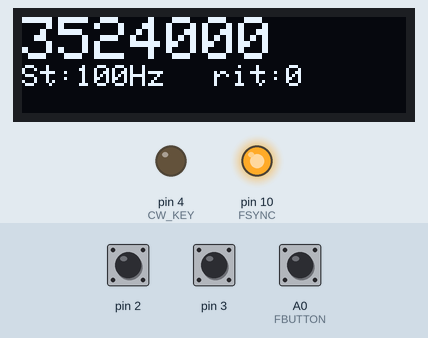
Simulated run of this sketch. Board: Arduino Nano, built with avr-gcc and run on an emulated ATmega328P. On the bench: 128×32 one-colour display, output pins drawn as LEDs (lit = HIGH). The test bench sets the inputs (shaded band); at power-on: A0 (FBUTTON) HIGH, pin 2 HIGH, pin 3 HIGH. The display library's start-up logo is not drawn; what the sketch prints to the serial monitor is not drawn.

Above: at 1.4 s.
1.5 s: A0 (FBUTTON) pulled LOW for 1 s
At 2.18 s:
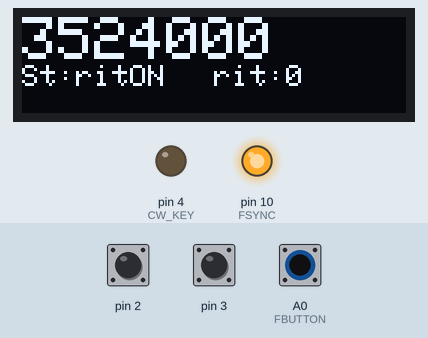
4.0 s: A0 (FBUTTON) pulled LOW for 0.15 s
At 4.8 s:
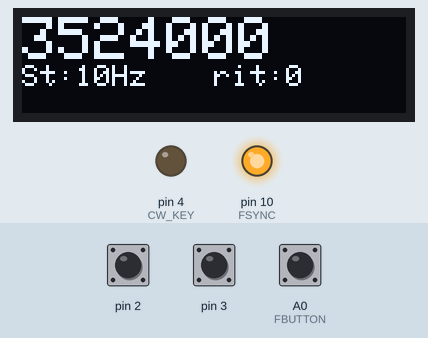
Timing chart, 0 to 7.0 s (numbered marks = the images above; inputs shaded):
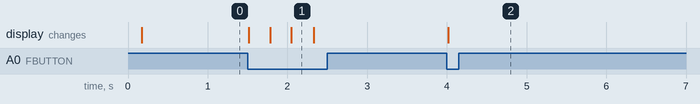

The sketch:

AD9833xCW3__3_.ino
```cpp
// (licence header left out)
// Include the library code
#include <SPI.h>
#include <Wire.h>
#include <rotary.h>
#include <Adafruit_SSD1306.h>
#define OLED_RESET 5   //12
Adafruit_SSD1306 display(OLED_RESET);

//Setup some items
const int SINE = 0x2000;                    // Define AD9833's waveform register value.
const int SQUARE = 0x2028;                  // When we update the frequency, we need to
const int TRIANGLE = 0x2002;                // define the waveform when we end writing.

int wave = 0;
int waveType = SQUARE;
int wavePin = 7;

#define CW_TIMEOUT (600l) // in milliseconds, this is the parameter that determines how long the tx will hold between cw key downs
unsigned long cwTimeout = 0;     //keyer var - dead operator control
#define TX_RX (12)          // mute + (+12V) relay - antenna switch relay TX/RX, and +V in TX for PA - RF Amplifier (2 sided 2 possition relay)
#define CW_KEY (4)   // KEY output pin - in Q7 transistor colector (+5V when keyer down for RF signal modulation) (in Minima to enable sidetone generator on)
#define FBUTTON (A0)       // tuning step freq CHANGE from 1Hz to 1MHz step for single rotary encoder possition
#define ANALOG_KEYER (A1)  // KEYER input - for analog straight key
#define BTNDEC (A2)        // BAND CHANGE BUTTON from 1,8 to 29 MHz - 11 bands
char inTx = 0;     // trx in transmit mode temp var
char keyDown = 1;   // keyer down temp vat

const int FSYNC = 10;                       // Standard SPI pins for the AD9833 waveform generator.
const int CLK = 13;                         // CLK and DATA pins are shared with the TFT display.
const int DATA = 11;
const float refFreq = 25000000.0;           // On-board crystal reference frequency

#define pulseHigh(pin) {digitalWrite(pin, HIGH); digitalWrite(pin, LOW); }
Rotary r = Rotary(3,2); // sets the pins for rotary encoder uses.  Must be interrupt pins.

//unsigned long xit=1200; // RIT +600 Hz
unsigned long rx=3524000; // Starting frequency of VFO
unsigned long rx2=1; // temp variable to hold the updated frequency
unsigned long rxof=800; //800
unsigned long freqIF=6000000;
//unsigned long rxif=(freqIF-rxof); // IF freq, will be summed with vfo freq - rx variable, my xtal filter now is made from 6 MHz xtals
unsigned long rxRIT=0;
int RITon=0;
unsigned long increment = 100; // starting VFO update increment in HZ. tuning step
int buttonstate = 0;   // temp var
String hertz = "100Hz";
int  hertzPosition = 0;

//byte ones,tens,hundreds,thousands,tenthousands,hundredthousands,millions ;  //Placeholders
String freq; // string to hold the frequency

// buttons temp var
int BTNdecodeON = 0;
int BTNinc = 1; // set number of default band minus 1

// start variable setup

void setup() {

//set up the pins in/out and logic levels

pinMode(TX_RX, OUTPUT);
digitalWrite(TX_RX, LOW);

pinMode(CW_KEY, OUTPUT);
digitalWrite(CW_KEY, LOW);

pinMode(BTNDEC,INPUT);    // band change button
digitalWrite(BTNDEC,HIGH);    // level

pinMode(FBUTTON,INPUT); // Connect to a button that goes to GND on push - rotary encoder push button - for FREQ STEP change
digitalWrite(FBUTTON,HIGH);  //level

// Initialize the Serial port so that we can use it for debugging
Serial.begin(115200);

// Can't set SPI MODE here because the display and the AD9833 use different MODES.
SPI.begin();
delay(50);

  AD9833reset();                                   // Reset AD9833 module after power-up.
  delay(50);
  AD9833setFrequency((rx+freqIF), SQUARE);                  // Set the frequency and Sine Wave output

  Serial.println("Start VFO ver 12.0");

  // by default, we'll generate the high voltage from the 3.3v line internally! (neat!)
  display.begin(SSD1306_SWITCHCAPVCC, 0x3C);  // initialize with the I2C address 0x3C (for oled 128x32)

  // Show image buffer on the display hardware.
  // Since the buffer is intialized with an Adafruit splashscreen
  // internally, this will display the splashscreen.
  display.display();

  // Clear the buffer.
	display.clearDisplay();
	display.setTextSize(2);
	display.setTextColor(WHITE);
	display.setCursor(0,0);
	display.println(rx);
	display.setTextSize(1);
	display.setCursor(0,16);
	display.print("St:");display.print(hertz);
	display.setCursor(64,16);
	display.print("rit:");display.print(rxRIT);
	display.display();

   //  rotary
  PCICR |= (1 << PCIE2);
  PCMSK2 |= (1 << PCINT18) | (1 << PCINT19);
  sei();

    AD9833setFrequency((rx+freqIF), SQUARE);     // Set AD9833 to frequency and selected wave type.
    delay(50);
}

///// START LOOP - MAIN LOOP

void loop() {
//	checkCW();   		// when pres keyer
//	checkBTNdecode();  // BAND change

// freq change
  if ((rx != rx2) || (RITon == 1)){
      showFreq();
      AD9833setFrequency((rx+freqIF), SQUARE);     // Set AD9833 to frequency and selected wave type.
      Serial.println(rx);
      rx2 = rx;
      }

//  step freq change + RIT ON/OFF
  buttonstate = digitalRead(FBUTTON);
  if(buttonstate == LOW) {
        setincrement();
    };

}
/// END of main loop ///
/// ===================================================== END ============================================


/// START EXTERNAL FUNCTIONS

ISR(PCINT2_vect) {
  unsigned char result = r.process();
if (result) {
	if (RITon==0){
		if (result == DIR_CW){rx=rx+increment;}
		else {rx=rx-increment;}
	}
	if (RITon==1){
		if (result == DIR_CW){
		  rxRIT=rxRIT+50;
		  }
		else {
		  rxRIT=rxRIT-50;
	 	  }
  }
}
}

// step increments for rotary encoder button
void setincrement(){
  if(increment == 0){increment = 1; hertz = "1Hz"; hertzPosition=0;RITon=0;}
  else if(increment == 1){increment = 10; hertz = "10Hz"; hertzPosition=0;RITon=0;}
  else if(increment == 10){increment = 50; hertz = "50Hz"; hertzPosition=0;RITon=0;}
  else if (increment == 50){increment = 100;  hertz = "100Hz"; hertzPosition=0;RITon=0;}
  else if (increment == 100){increment = 500; hertz="500Hz"; hertzPosition=0;RITon=0;}
  else if (increment == 500){increment = 1000000; hertz="1Mhz"; hertzPosition=0;RITon=0;}
  else{increment = 0; hertz = "ritON"; hertzPosition=0; RITon=1;};
  showFreq();
  delay(250); // Adjust this delay to speed up/slow down the button menu scroll speed.
}

// oled display functions
void showFreq(){
	display.clearDisplay();
	display.setTextSize(2);
	display.setTextColor(WHITE);
	display.setCursor(0,0);
	display.println(rx);
	display.setTextSize(1);
	display.setCursor(0,16);
	display.print("St:");display.print(hertz);
	display.setCursor(64,16);
	display.print("rit:");display.print(rxRIT);
	display.display();
}

// AD9833 documentation advises a 'Reset' on first applying power.
void AD9833reset() {
  WriteRegister(0x100);   // Write '1' to AD9833 Control register bit D8.
  delay(10);
}

// Set the frequency and waveform registers in the AD9833.
void AD9833setFrequency(long frequency, int Waveform) {

  long FreqWord = (frequency * pow(2, 28)) / refFreq;

  int MSB = (int)((FreqWord & 0xFFFC000) >> 14);    //Only lower 14 bits are used for data
  int LSB = (int)(FreqWord & 0x3FFF);

  //Set control bits 15 ande 14 to 0 and 1, respectively, for frequency register 0
  LSB |= 0x4000;
  MSB |= 0x4000;

  WriteRegister(0x2100);
  WriteRegister(LSB);                  // Write lower 16 bits to AD9833 registers
  WriteRegister(MSB);                  // Write upper 16 bits to AD9833 registers.
  WriteRegister(0xC000);               // Phase register
  WriteRegister(Waveform);             // Exit & Reset to SINE, SQUARE or TRIANGLE

}

void WriteRegister(int dat) {

  // Display and AD9833 use different SPI MODES so it has to be set for the AD9833 here.
  SPI.setDataMode(SPI_MODE2);

  digitalWrite(FSYNC, LOW);           // Set FSYNC low before writing to AD9833 registers
  delayMicroseconds(10);              // Give AD9833 time to get ready to receive data.

  SPI.transfer(highByte(dat));        // Each AD9833 register is 32 bits wide and each 16
  SPI.transfer(lowByte(dat));         // bits has to be transferred as 2 x 8-bit bytes.

  digitalWrite(FSYNC, HIGH);          //Write done. Set FSYNC high
}


//  BAND CHANGE !!! band plan - change if need
void checkBTNdecode(){

BTNdecodeON = digitalRead(BTNDEC);
    if(BTNdecodeON == LOW){
         BTNinc = BTNinc + 1;

         if(BTNinc > 11){
              BTNinc = 5;
              }

          switch (BTNinc) {
          case 1:
            rx=1810000;
            break;
          case 2:
            rx=3500000;
            break;
          case 3:
            rx=5351500;
            break;
          case 4:
            rx=7000000;
            break;
          case 5:
            rx=10100000;
            break;
          case 6:
            rx=14000000;
            break;
          case 7:
            rx=18068000;
            break;
          case 8:
            rx=21000000;
            break;
          case 9:
            rx=24890000;
            break;
          case 10:
            rx=28000000;
            break;
          case 11:
            rx=29100000;
            break;
          default:
            break;
        }
        delay(150);
    }
}

///////////////////////
/*CW is generated by keying the bias of a side-tone oscillator.
nonzero cwTimeout denotes that we are in cw transmit mode.
*/

void checkCW(){
  pinMode(TX_RX, OUTPUT);
  if (keyDown == 0 && analogRead(ANALOG_KEYER) < 50){
    //switch to transmit mode if we are not already in it
    if (inTx == 0){
      //put the TX_RX line to transmit
      digitalWrite(TX_RX, 1);
      AD9833setFrequency((rx-rxof), SQUARE);     // Set AD9833 to frequency and selected wave type.
    }
    inTx = 1;
    keyDown = 1;
    digitalWrite(CW_KEY, 1); //start the side-tone
  }

  //reset the timer as long as the key is down
  if (keyDown == 1){
    AD9833setFrequency((rx-rxof), SQUARE);     // Set AD9833 to frequency and selected wave type.
    cwTimeout = CW_TIMEOUT + millis();
  }

  //if we have a keyup
  if (keyDown == 1 && analogRead(ANALOG_KEYER) > 150){
     keyDown = 0;
     inTx = 0;
     digitalWrite(CW_KEY, 0);  // stop the side-tone
     digitalWrite(TX_RX, 0);
     AD9833setFrequency((rx+freqIF), SQUARE);     // Set AD9833 to frequency and selected wave type.
     cwTimeout = millis() + CW_TIMEOUT;
  }

  //if we have keyuup for a longish time while in cw rx mode
  if (inTx == 1 && cwTimeout < millis()){
     //move the radio back to receive
	digitalWrite(CW_KEY, 0);
    digitalWrite(TX_RX, 0);
    AD9833setFrequency((rx+freqIF), SQUARE);     // Set AD9833 to frequency and selected wave type.
    inTx = 0;
    cwTimeout = 0;
  }
}

//// OK END OF PROGRAM
```

Measured:
- after the input at 1.5 s, the display: first changes at once (image 1 shows a later state)
- after the input at 4.0 s, the display: changes at once (image 2)
